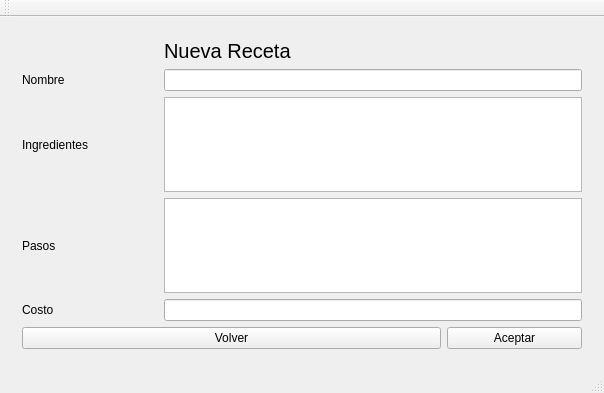
<?xml version="1.0" encoding="UTF-8"?>
<ui version="4.0">
 <class>RecetarioClass</class>
 <widget class="QMainWindow" name="RecetarioClass">
  <property name="geometry">
   <rect>
    <x>0</x>
    <y>0</y>
    <width>604</width>
    <height>393</height>
   </rect>
  </property>
  <property name="windowTitle">
   <string>Recetario</string>
  </property>
  <widget class="QWidget" name="centralWidget">
   <layout class="QHBoxLayout" name="horizontalLayout">
    <item>
     <widget class="QStackedWidget" name="stackedWidget">
      <property name="currentIndex">
       <number>1</number>
      </property>
      <widget class="QWidget" name="page">
       <layout class="QHBoxLayout" name="horizontalLayout_2">
        <item>
         <layout class="QGridLayout" name="gridLayout_2">
          <item row="0" column="3">
           <spacer name="verticalSpacer_2">
            <property name="orientation">
             <enum>Qt::Vertical</enum>
            </property>
            <property name="sizeHint" stdset="0">
             <size>
              <width>20</width>
              <height>40</height>
             </size>
            </property>
           </spacer>
          </item>
          <item row="2" column="4">
           <widget class="QPushButton" name="buscarPor">
            <property name="text">
             <string>Buscar Por...</string>
            </property>
           </widget>
          </item>
          <item row="1" column="3">
           <widget class="QLabel" name="label">
            <property name="font">
             <font>
              <pointsize>15</pointsize>
             </font>
            </property>
            <property name="text">
             <string>RECETARIO</string>
            </property>
           </widget>
          </item>
          <item row="1" column="2">
           <spacer name="horizontalSpacer">
            <property name="orientation">
             <enum>Qt::Horizontal</enum>
            </property>
            <property name="sizeHint" stdset="0">
             <size>
              <width>40</width>
              <height>20</height>
             </size>
            </property>
           </spacer>
          </item>
          <item row="2" column="0">
           <spacer name="horizontalSpacer_3">
            <property name="orientation">
             <enum>Qt::Horizontal</enum>
            </property>
            <property name="sizeHint" stdset="0">
             <size>
              <width>40</width>
              <height>20</height>
             </size>
            </property>
           </spacer>
          </item>
          <item row="1" column="4">
           <spacer name="horizontalSpacer_2">
            <property name="orientation">
             <enum>Qt::Horizontal</enum>
            </property>
            <property name="sizeHint" stdset="0">
             <size>
              <width>40</width>
              <height>20</height>
             </size>
            </property>
           </spacer>
          </item>
          <item row="3" column="3">
           <spacer name="verticalSpacer">
            <property name="orientation">
             <enum>Qt::Vertical</enum>
            </property>
            <property name="sizeHint" stdset="0">
             <size>
              <width>20</width>
              <height>40</height>
             </size>
            </property>
           </spacer>
          </item>
          <item row="2" column="5">
           <spacer name="horizontalSpacer_4">
            <property name="orientation">
             <enum>Qt::Horizontal</enum>
            </property>
            <property name="sizeHint" stdset="0">
             <size>
              <width>40</width>
              <height>20</height>
             </size>
            </property>
           </spacer>
          </item>
          <item row="2" column="3">
           <widget class="QPushButton" name="verReceta">
            <property name="text">
             <string>Ver Recetas</string>
            </property>
           </widget>
          </item>
          <item row="2" column="2">
           <widget class="QPushButton" name="crearReceta">
            <property name="text">
             <string>Crear Receta</string>
            </property>
           </widget>
          </item>
         </layout>
        </item>
       </layout>
      </widget>
      <widget class="QWidget" name="page_2">
       <layout class="QGridLayout" name="gridLayout_3">
        <item row="5" column="3">
         <widget class="QPushButton" name="aceptarNR">
          <property name="text">
           <string>Aceptar</string>
          </property>
         </widget>
        </item>
        <item row="1" column="0">
         <widget class="QLabel" name="label_2">
          <property name="text">
           <string>Nombre</string>
          </property>
         </widget>
        </item>
        <item row="2" column="0">
         <widget class="QLabel" name="label_3">
          <property name="text">
           <string>Ingredientes</string>
          </property>
         </widget>
        </item>
        <item row="3" column="0">
         <widget class="QLabel" name="label_6">
          <property name="text">
           <string>Pasos</string>
          </property>
         </widget>
        </item>
        <item row="4" column="0">
         <widget class="QLabel" name="label_5">
          <property name="text">
           <string>Costo</string>
          </property>
         </widget>
        </item>
        <item row="4" column="1" colspan="3">
         <widget class="QLineEdit" name="costo"/>
        </item>
        <item row="0" column="1">
         <widget class="QLabel" name="label_7">
          <property name="font">
           <font>
            <pointsize>15</pointsize>
           </font>
          </property>
          <property name="text">
           <string>Nueva Receta</string>
          </property>
         </widget>
        </item>
        <item row="5" column="0" colspan="3">
         <widget class="QPushButton" name="volverNR">
          <property name="text">
           <string>Volver</string>
          </property>
         </widget>
        </item>
        <item row="1" column="1" colspan="3">
         <widget class="QLineEdit" name="nombre"/>
        </item>
        <item row="2" column="1" colspan="3">
         <widget class="QPlainTextEdit" name="ingredientes"/>
        </item>
        <item row="3" column="1" colspan="3">
         <widget class="QPlainTextEdit" name="pasos"/>
        </item>
       </layout>
      </widget>
      <widget class="QWidget" name="page_3">
       <layout class="QHBoxLayout" name="horizontalLayout_4">
        <item>
         <widget class="QPushButton" name="volver2">
          <property name="text">
           <string>Volver</string>
          </property>
         </widget>
        </item>
       </layout>
      </widget>
      <widget class="QWidget" name="page_4">
       <layout class="QHBoxLayout" name="horizontalLayout_5">
        <item>
         <widget class="QPushButton" name="volver3">
          <property name="text">
           <string>Volver</string>
          </property>
         </widget>
        </item>
       </layout>
      </widget>
     </widget>
    </item>
   </layout>
  </widget>
  <widget class="QMenuBar" name="menuBar">
   <property name="geometry">
    <rect>
     <x>0</x>
     <y>0</y>
     <width>604</width>
     <height>26</height>
    </rect>
   </property>
  </widget>
  <widget class="QToolBar" name="mainToolBar">
   <attribute name="toolBarArea">
    <enum>TopToolBarArea</enum>
   </attribute>
   <attribute name="toolBarBreak">
    <bool>false</bool>
   </attribute>
  </widget>
  <widget class="QStatusBar" name="statusBar"/>
 </widget>
 <layoutdefault spacing="6" margin="11"/>
 <resources>
  <include location="Recetario.qrc"/>
 </resources>
 <connections/>
</ui>
